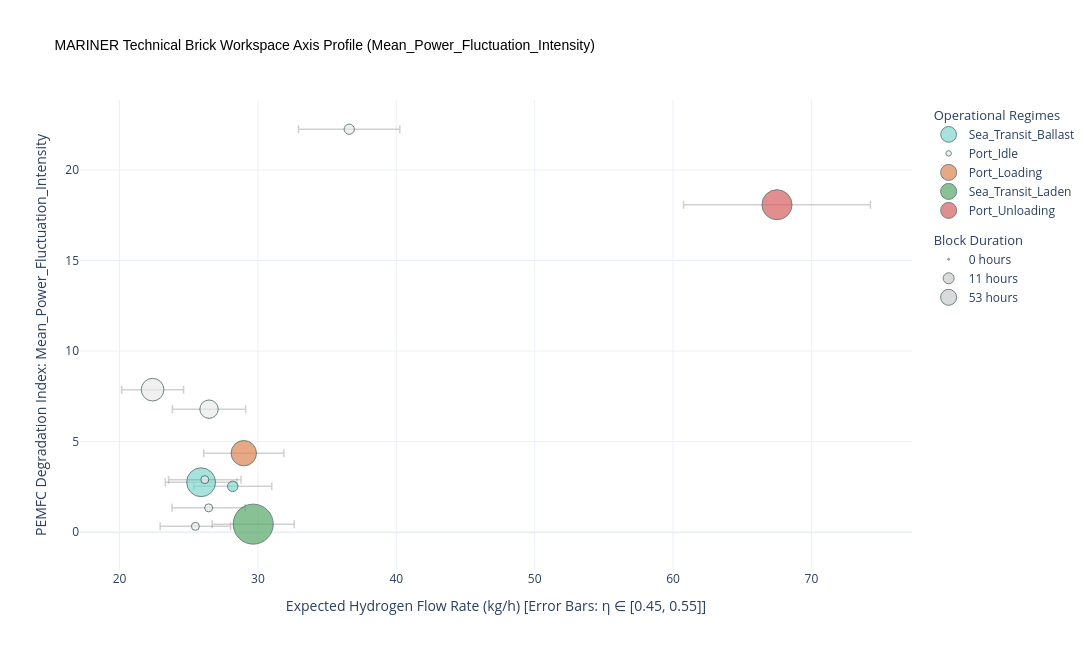
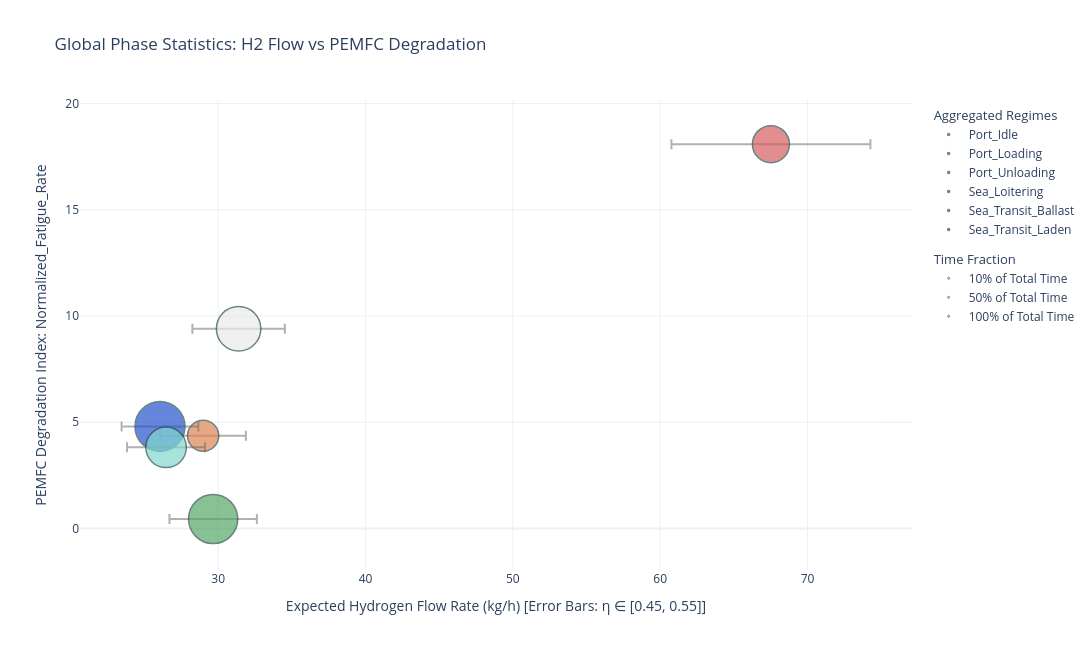

The notebook cell saved with these charts, in order:
### Code cell
plotter = VesselVisualizer(phased_df)
fig_bricks = plotter.plot_brick_space(registry_df,
                                      y_axis_metric='Mean_Power_Fluctuation_Intensity'
                                      )
fig_bricks.show()
fig_stats = plotter.plot_phase_statistics(global_stats)
fig_stats.show()

### Figure 1 — Plotly figure (JSON) as saved in the notebook; plotly's stock layout.template omitted (floating-point values rounded to 4 significant figures)
{"data": [{"error_x": {"array": [2.59, 2.818], "color": "rgba(120,120,120,0.35)", "symmetric": true, "thickness": 1.5, "type": "data", "width": 4}, "hoverinfo": "text", "legendgroup": "Phases", "legendgrouptitle": {"text": "Operational Regimes"}, "marker": {"color": "#81D8D0", "line": {"color": "DarkSlateGrey", "width": 1}, "size": [27.75, 3.667], "sizemin": 4, "sizemode": "area", "sizeref": 0.06667}, "mode": "markers", "name": "Sea_Transit_Ballast", "text": ["<b>Phase Block: Sea_Transit_Ballast</b><br>File Origin: Rotherhithe_voy_179.csv<br>With Loitering: None<br>Start Timestamp: 2025-12-22 10:50<br>Total Duration: 27.75 h<br>Mean Power Demand: 427.1 kW<br>-----------------------------------<br>H2 Rate: [23.31 - 28.49] kg/h<br>Fatigue Damage Rate: 0.0000 (/s)<br>Power Fluctuation Intensity: 2.76(kW^2/s^2)<br>", "<b>Phase Block: Sea_Transit_Ballast</b><br>File Origin: Rotherhithe_voy_179.csv<br>With Loitering: None<br>Start Timestamp: 2025-12-26 08:05<br>Total Duration: 3.67 h<br>Mean Power Demand: 464.8 kW<br>-----------------------------------<br>H2 Rate: [25.37 - 31.00] kg/h<br>Fatigue Damage Rate: 0.0000 (/s)<br>Power Fluctuation Intensity: 2.53(kW^2/s^2)<br>"], "type": "scatter", "x": [25.9, 28.18], "y": [2.758, 2.532]}, {"error_x": {"array": [2.239, 2.548, 2.616, 2.644, 2.647, 3.66], "color": "rgba(120,120,120,0.35)", "symmetric": true, "thickness": 1.5, "type": "data", "width": 4}, "hoverinfo": "text", "legendgroup": "Phases", "legendgrouptitle": {"text": "Operational Regimes"}, "marker": {"color": "#EAEAEA", "line": {"color": "DarkSlateGrey", "width": 1}, "size": [17.08, 0.25, 0.08333, 0.75, 11.25, 3.5], "sizemin": 4, "sizemode": "area", "sizeref": 0.06667}, "mode": "markers", "name": "Port_Idle", "text": ["<b>Phase Block: Port_Idle</b><br>File Origin: Rotherhithe_voy_179.csv<br>Start Timestamp: 2025-12-23 15:00<br>Total Duration: 17.08 h<br>Mean Power Demand: 369.3 kW<br>-----------------------------------<br>H2 Rate: [20.15 - 24.63] kg/h<br>Fatigue Damage Rate: 0.0000 (/s)<br>Power Fluctuation Intensity: 7.87(kW^2/s^2)<br>", "<b>Phase Block: Port_Idle</b><br>File Origin: Rotherhithe_voy_179.csv<br>Start Timestamp: 2025-12-25 18:30<br>Total Duration: 0.25 h<br>Mean Power Demand: 420.3 kW<br>-----------------------------------<br>H2 Rate: [22.93 - 28.03] kg/h<br>Fatigue Damage Rate: 0.0000 (/s)<br>Power Fluctuation Intensity: 0.32(kW^2/s^2)<br>", "<b>Phase Block: Port_Idle</b><br>File Origin: Rotherhithe_voy_179.csv<br>Start Timestamp: 2025-12-26 03:50<br>Total Duration: 0.08 h<br>Mean Power Demand: 431.5 kW<br>-----------------------------------<br>H2 Rate: [23.54 - 28.78] kg/h<br>Fatigue Damage Rate: 0.0000 (/s)<br>Power Fluctuation Intensity: 2.90(kW^2/s^2)<br>", "<b>Phase Block: Port_Idle</b><br>File Origin: Rotherhithe_voy_179.csv<br>Start Timestamp: 2025-12-26 04:40<br>Total Duration: 0.75 h<br>Mean Power Demand: 436.1 kW<br>-----------------------------------<br>H2 Rate: [23.80 - 29.09] kg/h<br>Fatigue Damage Rate: 0.0000 (/s)<br>Power Fluctuation Intensity: 1.34(kW^2/s^2)<br>", "<b>Phase Block: Port_Idle</b><br>File Origin: Rotherhithe_voy_179.csv<br>Start Timestamp: 2025-12-26 12:30<br>Total Duration: 11.25 h<br>Mean Power Demand: 436.5 kW<br>-----------------------------------<br>H2 Rate: [23.82 - 29.11] kg/h<br>Fatigue Damage Rate: 0.0000 (/s)<br>Power Fluctuation Intensity: 6.79(kW^2/s^2)<br>", "<b>Phase Block: Port_Idle</b><br>File Origin: Rotherhithe_voy_179.csv<br>Start Timestamp: 2025-12-30 09:35<br>Total Duration: 3.50 h<br>Mean Power Demand: 603.6 kW<br>-----------------------------------<br>H2 Rate: [32.94 - 40.26] kg/h<br>Fatigue Damage Rate: 0.0000 (/s)<br>Power Fluctuation Intensity: 22.25(kW^2/s^2)<br>"], "type": "scatter", "x": [22.39, 25.48, 26.16, 26.44, 26.47, 36.6], "y": [7.87, 0.3213, 2.9, 1.344, 6.794, 22.25]}, {"error_x": {"array": [2.898], "color": "rgba(120,120,120,0.35)", "symmetric": true, "thickness": 1.5, "type": "data", "width": 4}, "hoverinfo": "text", "legendgroup": "Phases", "legendgrouptitle": {"text": "Operational Regimes"}, "marker": {"color": "#DD8452", "line": {"color": "DarkSlateGrey", "width": 1}, "size": [21.42], "sizemin": 4, "sizemode": "area", "sizeref": 0.06667}, "mode": "markers", "name": "Port_Loading", "text": ["<b>Phase Block: Port_Loading</b><br>File Origin: Rotherhithe_voy_179.csv<br>Start Timestamp: 2025-12-26 18:30<br>Total Duration: 21.42 h<br>Mean Power Demand: 478.0 kW<br>-----------------------------------<br>H2 Rate: [26.08 - 31.88] kg/h<br>Fatigue Damage Rate: 0.0000 (/s)<br>Power Fluctuation Intensity: 4.36(kW^2/s^2)<br>"], "type": "scatter", "x": [28.98], "y": [4.364]}, {"error_x": {"array": [2.966], "color": "rgba(120,120,120,0.35)", "symmetric": true, "thickness": 1.5, "type": "data", "width": 4}, "hoverinfo": "text", "legendgroup": "Phases", "legendgrouptitle": {"text": "Operational Regimes"}, "marker": {"color": "#55A868", "line": {"color": "DarkSlateGrey", "width": 1}, "size": [53.33], "sizemin": 4, "sizemode": "area", "sizeref": 0.06667}, "mode": "markers", "name": "Sea_Transit_Laden", "text": ["<b>Phase Block: Sea_Transit_Laden</b><br>File Origin: Rotherhithe_voy_179.csv<br>With Loitering: None<br>Start Timestamp: 2025-12-27 21:10<br>Total Duration: 53.33 h<br>Mean Power Demand: 489.2 kW<br>-----------------------------------<br>H2 Rate: [26.69 - 32.63] kg/h<br>Fatigue Damage Rate: 0.0000 (/s)<br>Power Fluctuation Intensity: 0.44(kW^2/s^2)<br>"], "type": "scatter", "x": [29.66], "y": [0.4447]}, {"error_x": {"array": [6.751], "color": "rgba(120,120,120,0.35)", "symmetric": true, "thickness": 1.5, "type": "data", "width": 4}, "hoverinfo": "text", "legendgroup": "Phases", "legendgrouptitle": {"text": "Operational Regimes"}, "marker": {"color": "#D65F5F", "line": {"color": "DarkSlateGrey", "width": 1}, "size": [30.17], "sizemin": 4, "sizemode": "area", "sizeref": 0.06667}, "mode": "markers", "name": "Port_Unloading", "text": ["<b>Phase Block: Port_Unloading</b><br>File Origin: Rotherhithe_voy_179.csv<br>Start Timestamp: 2025-12-30 12:05<br>Total Duration: 30.17 h<br>Mean Power Demand: 1113.5 kW<br>-----------------------------------<br>H2 Rate: [60.76 - 74.27] kg/h<br>Fatigue Damage Rate: 0.0000 (/s)<br>Power Fluctuation Intensity: 18.08(kW^2/s^2)<br>"], "type": "scatter", "x": [67.51], "y": [18.08]}, {"legendgroup": "Size", "legendgrouptitle": {"text": "Block Duration"}, "marker": {"color": "rgba(150,150,150,0.5)", "line": {"color": "DarkSlateGrey", "width": 1}, "size": [0], "sizemode": "area", "sizeref": 0.06667}, "mode": "markers", "name": "0 hours", "type": "scatter", "x": [null], "y": [null]}, {"legendgroup": "Size", "legendgrouptitle": {"text": "Block Duration"}, "marker": {"color": "rgba(150,150,150,0.5)", "line": {"color": "DarkSlateGrey", "width": 1}, "size": [11], "sizemode": "area", "sizeref": 0.06667}, "mode": "markers", "name": "11 hours", "type": "scatter", "x": [null], "y": [null]}, {"legendgroup": "Size", "legendgrouptitle": {"text": "Block Duration"}, "marker": {"color": "rgba(150,150,150,0.5)", "line": {"color": "DarkSlateGrey", "width": 1}, "size": [53], "sizemode": "area", "sizeref": 0.06667}, "mode": "markers", "name": "53 hours", "type": "scatter", "x": [null], "y": [null]}], "layout": {"height": 650, "hovermode": "closest", "title": {"font": {"color": "black", "family": "Arial", "size": 14}, "text": "MARINER Technical Brick Workspace Axis Profile (Mean_Power_Fluctuation_Intensity)"}, "width": 1100, "xaxis": {"title": {"text": "Expected Hydrogen Flow Rate (kg/h) [Error Bars: η ∈ [0.45, 0.55]]"}}, "yaxis": {"title": {"text": "PEMFC Degradation Index: Mean_Power_Fluctuation_Intensity"}}}}

### Figure 2 — Plotly figure (JSON) as saved in the notebook; plotly's stock layout.template omitted (floating-point values rounded to 4 significant figures)
{"data": [{"error_x": {"array": [3.139], "arrayminus": [3.139], "color": "rgba(100,100,100,0.5)", "thickness": 2, "type": "data", "width": 5}, "hoverinfo": "text", "hovertext": ["<b>Port_Idle</b><br>Time Fraction: 18.2% (43.6 hrs)<br>Mean Power: 517.7 kW<br>H2 Rate: [28.25 - 34.53] kg/h<br>Fatigue Damage Rate: 18564.9852 (/s)<br>Power Fluctuation Intensity: 9.40(kW^2/s^2)<br>"], "legendgroup": "Phases", "legendgrouptitle": {"text": "Aggregated Regimes"}, "marker": {"color": "#EAEAEA", "line": {"color": "DarkSlateGrey", "width": 1.5}, "size": [0.1817], "sizemin": 10, "sizemode": "area", "sizeref": 0.000184}, "mode": "markers", "name": "Port_Idle", "type": "scatter", "x": [31.39], "y": [9.397]}, {"error_x": {"array": [2.898], "arrayminus": [2.898], "color": "rgba(100,100,100,0.5)", "thickness": 2, "type": "data", "width": 5}, "hoverinfo": "text", "hovertext": ["<b>Port_Loading</b><br>Time Fraction: 8.9% (21.4 hrs)<br>Mean Power: 478.0 kW<br>H2 Rate: [26.08 - 31.88] kg/h<br>Fatigue Damage Rate: 4604.0597 (/s)<br>Power Fluctuation Intensity: 4.36(kW^2/s^2)<br>"], "legendgroup": "Phases", "legendgrouptitle": {"text": "Aggregated Regimes"}, "marker": {"color": "#DD8452", "line": {"color": "DarkSlateGrey", "width": 1.5}, "size": [0.08927], "sizemin": 10, "sizemode": "area", "sizeref": 0.000184}, "mode": "markers", "name": "Port_Loading", "type": "scatter", "x": [28.98], "y": [4.364]}, {"error_x": {"array": [6.751], "arrayminus": [6.751], "color": "rgba(100,100,100,0.5)", "thickness": 2, "type": "data", "width": 5}, "hoverinfo": "text", "hovertext": ["<b>Port_Unloading</b><br>Time Fraction: 12.6% (30.2 hrs)<br>Mean Power: 1113.5 kW<br>H2 Rate: [60.76 - 74.27] kg/h<br>Fatigue Damage Rate: 19903.5727 (/s)<br>Power Fluctuation Intensity: 18.08(kW^2/s^2)<br>"], "legendgroup": "Phases", "legendgrouptitle": {"text": "Aggregated Regimes"}, "marker": {"color": "#D65F5F", "line": {"color": "DarkSlateGrey", "width": 1.5}, "size": [0.1257], "sizemin": 10, "sizemode": "area", "sizeref": 0.000184}, "mode": "markers", "name": "Port_Unloading", "type": "scatter", "x": [67.51], "y": [18.08]}, {"error_x": {"array": [2.605], "arrayminus": [2.605], "color": "rgba(100,100,100,0.5)", "thickness": 2, "type": "data", "width": 5}, "hoverinfo": "text", "hovertext": ["<b>Sea_Loitering</b><br>Time Fraction: 23.0% (55.2 hrs)<br>Mean Power: 429.7 kW<br>H2 Rate: [23.45 - 28.66] kg/h<br>Fatigue Damage Rate: 5374.0314 (/s)<br>Power Fluctuation Intensity: 4.80(kW^2/s^2)<br>"], "legendgroup": "Phases", "legendgrouptitle": {"text": "Aggregated Regimes"}, "marker": {"color": "#2653CC", "line": {"color": "DarkSlateGrey", "width": 1.5}, "size": [0.2299], "sizemin": 10, "sizemode": "area", "sizeref": 0.000184}, "mode": "markers", "name": "Sea_Loitering", "type": "scatter", "x": [26.05], "y": [4.802]}, {"error_x": {"array": [2.647], "arrayminus": [2.647], "color": "rgba(100,100,100,0.5)", "thickness": 2, "type": "data", "width": 5}, "hoverinfo": "text", "hovertext": ["<b>Sea_Transit_Ballast</b><br>Time Fraction: 15.1% (36.2 hrs)<br>Mean Power: 436.5 kW<br>H2 Rate: [23.82 - 29.11] kg/h<br>Fatigue Damage Rate: 5301.0568 (/s)<br>Power Fluctuation Intensity: 3.82(kW^2/s^2)<br>"], "legendgroup": "Phases", "legendgrouptitle": {"text": "Aggregated Regimes"}, "marker": {"color": "#81D8D0", "line": {"color": "DarkSlateGrey", "width": 1.5}, "size": [0.1511], "sizemin": 10, "sizemode": "area", "sizeref": 0.000184}, "mode": "markers", "name": "Sea_Transit_Ballast", "type": "scatter", "x": [26.47], "y": [3.818]}, {"error_x": {"array": [2.966], "arrayminus": [2.966], "color": "rgba(100,100,100,0.5)", "thickness": 2, "type": "data", "width": 5}, "hoverinfo": "text", "hovertext": ["<b>Sea_Transit_Laden</b><br>Time Fraction: 22.2% (53.3 hrs)<br>Mean Power: 489.2 kW<br>H2 Rate: [26.69 - 32.63] kg/h<br>Fatigue Damage Rate: 548.1950 (/s)<br>Power Fluctuation Intensity: 0.44(kW^2/s^2)<br>"], "legendgroup": "Phases", "legendgrouptitle": {"text": "Aggregated Regimes"}, "marker": {"color": "#55A868", "line": {"color": "DarkSlateGrey", "width": 1.5}, "size": [0.2223], "sizemin": 10, "sizemode": "area", "sizeref": 0.000184}, "mode": "markers", "name": "Sea_Transit_Laden", "type": "scatter", "x": [29.66], "y": [0.4447]}, {"legendgroup": "Size", "legendgrouptitle": {"text": "Time Fraction"}, "marker": {"color": "rgba(150,150,150,0.5)", "line": {"color": "DarkSlateGrey", "width": 1}, "size": [0.1], "sizemode": "area", "sizeref": 0.000184}, "mode": "markers", "name": "10% of Total Time", "type": "scatter", "x": [null], "y": [null]}, {"legendgroup": "Size", "legendgrouptitle": {"text": "Time Fraction"}, "marker": {"color": "rgba(150,150,150,0.5)", "line": {"color": "DarkSlateGrey", "width": 1}, "size": [0.5], "sizemode": "area", "sizeref": 0.000184}, "mode": "markers", "name": "50% of Total Time", "type": "scatter", "x": [null], "y": [null]}, {"legendgroup": "Size", "legendgrouptitle": {"text": "Time Fraction"}, "marker": {"color": "rgba(150,150,150,0.5)", "line": {"color": "DarkSlateGrey", "width": 1}, "size": [1], "sizemode": "area", "sizeref": 0.000184}, "mode": "markers", "name": "100% of Total Time", "type": "scatter", "x": [null], "y": [null]}], "layout": {"height": 650, "hovermode": "closest", "title": {"text": "Global Phase Statistics: H2 Flow vs PEMFC Degradation"}, "width": 1100, "xaxis": {"title": {"text": "Expected Hydrogen Flow Rate (kg/h) [Error Bars: η ∈ [0.45, 0.55]]"}}, "yaxis": {"title": {"text": "PEMFC Degradation Index: Normalized_Fatigue_Rate"}}}}
